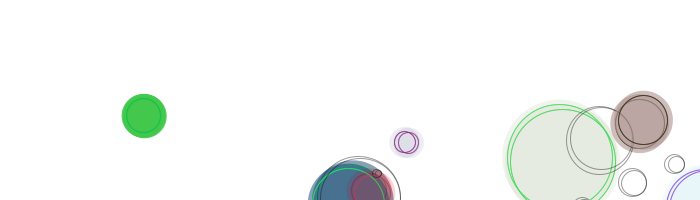
Frame 1 (no input)
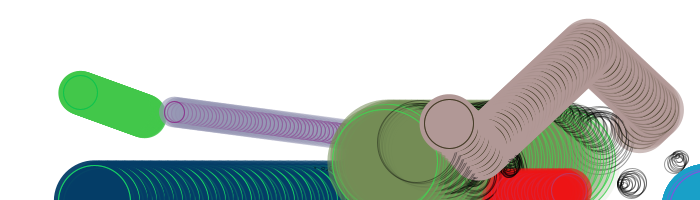
Frame 60 (the mouse pressed at the canvas centre just before this capture)
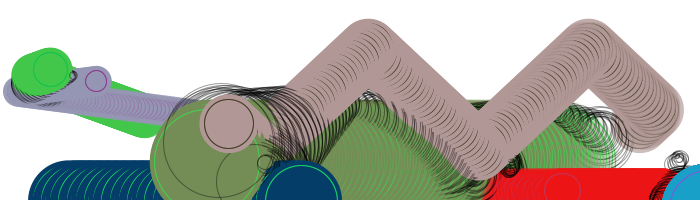
Frame 120 (the mouse held since frame 60 and released just before this capture)

The Processing sketch that drew these frames (run headless with seeded random() and noise(); from frame 60 on, the mouse is pressed at the canvas centre):

// Processing sketch: processing_126001
// ── processing_126001.pde

// Demo Program for the lecture on "Emergence"
// a program to draw circles using objects
// adopted from Pearson 2011
// for Design Programming Design, Fall 2013 NCKU
// schien@mail.ncku.edu.tw
//by jcL


int _num = 10;
Circle[] _circleArr= {
};//part 1
void setup() { 
  size(700, 200); 
  background(255); 
  strokeWeight(1); 
  //fill(150, 50); 
  drawCircles();
} 

void draw() { 
  //background(255);
  //!!for loop's second defined
  for (int i=0; i<_circleArr.length; i++) {
    Circle thisCirc = _circleArr[i];
    thisCirc.updateMe();
  }
} 

void mouseReleased() { 
  drawCircles();
} 

void drawCircles() { 
  for (int i=0; i<_num; i++) { 
    //new is the keypoint
    Circle thisCirc = new Circle();
    thisCirc.drawMe();
    _circleArr =(Circle[])append(_circleArr, 
    thisCirc);
  }
}


class Circle {
  //object properties
  float x, y;
  float radius;
  color linecol, fillcol;
  float alph; 
  float xmove, ymove;//part2
  //object constructor(object itself)
  Circle() {
    x = random(110,width+110);
    y = random(110,height+110);
    radius = random(100) + 10;
    linecol = color(random(255), random(255), random(255));
    fillcol = color(random(255), random(255), random(255));
    alph = random(255);
    //part 2
    xmove = random(10) - 5;
    ymove = random(10) - 5;
  }
  //object method
  void drawMe() {
    noStroke();
    fill(fillcol, alph);
    ellipse(x, y, radius+10, radius+10);
    stroke(linecol, 150);
    noFill();
    ellipse(x, y, radius, radius);
    ellipse(x, y, radius, radius);
  }
  //object move way
  void updateMe() {
    x += xmove;
    y += ymove;
    if (x > (width-radius)) { 
     xmove=-xmove;
     }
     if (x < (radius)) { 
     xmove=-xmove;
     }
    if (y > (height-radius)) { 
      ymove=-ymove;
    }
    if (y < (radius)) { 
      ymove=-ymove;
    }
    boolean touching = false;
    for (int i=0; i<_circleArr.length; i++) {
      Circle otherCirc = _circleArr[i];
      if (otherCirc != this) {
        float dis = dist(x, y, otherCirc.x, otherCirc.y);
        float overlap = dis - radius - otherCirc.radius;
        if (overlap < 0) {
          float midx, midy;
          midx = (x + otherCirc.x)/2;
          midy = (y + otherCirc.y)/2;
          stroke(0, 100);
          noFill();
          overlap *= -1;
          ellipse(midx, midy, overlap, overlap);
          /*if ((dis-radius-otherCirc.radius) < 0) {
            touching = true;
            break;*/
          }
        }
      }
      if (touching) {
        if (alph > 0) { 
          alph--;
        }
      } 
      else {
        if (alph<255) { 
          alph += 2;
        }
      }
      drawMe();
    }
  }
